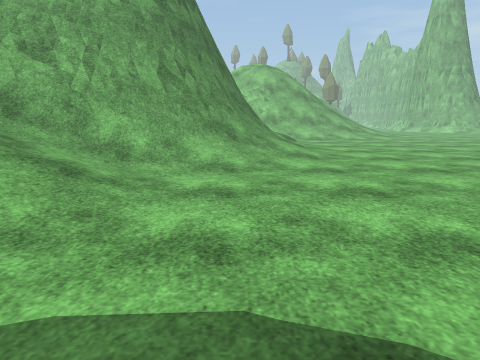
[1] (above)

19 first-person views from a walk through a Unity game level. The camera is 1.2 m above the floor, tilts 10° down and sees 70° across. The floor is counted in squares, 1 m on a side. Each view is taken from the middle of a square. On the plan, view 1 faces up. The plan holds only what a view shows up to about 14 squares ahead; the rest is blank. The place goes on beyond the plan. The player character is not drawn. Some animated figures are not drawn. Some surface patterns are stand-ins.

[2]
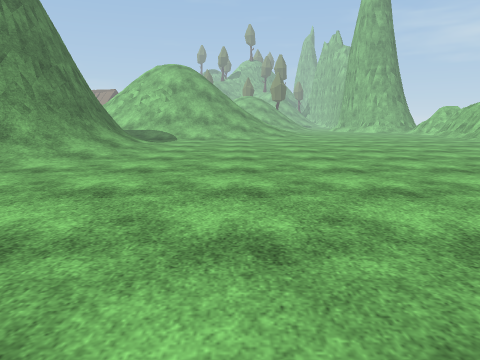

[3]
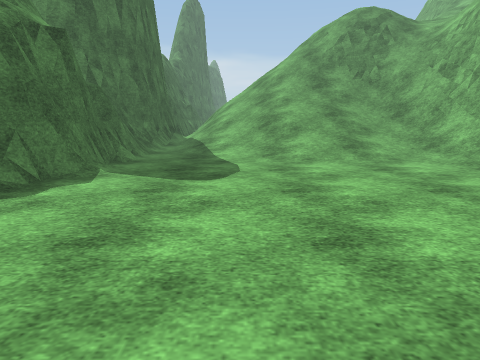

[4]
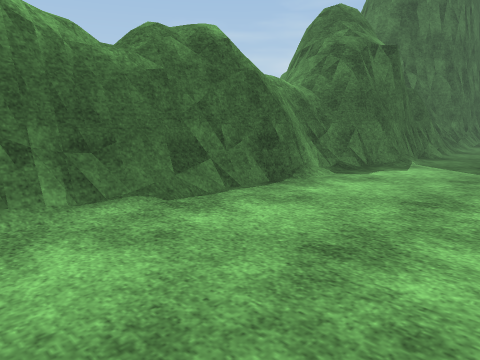

[5]
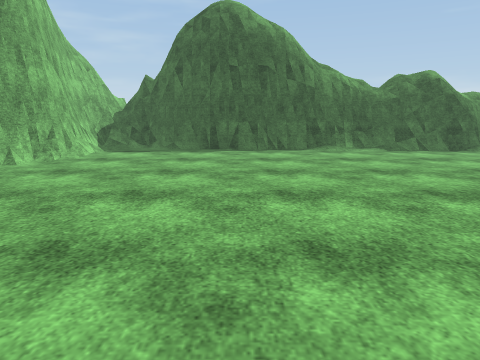

[6]
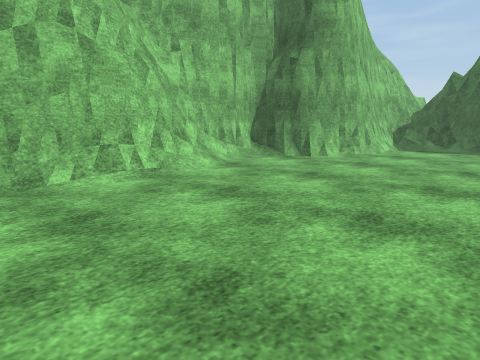

[7]
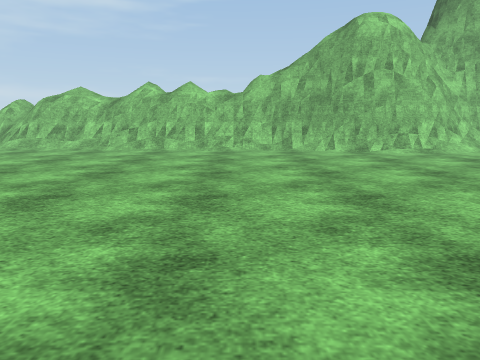

[8]
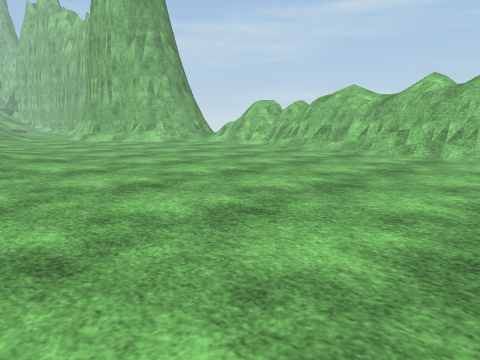

[9]
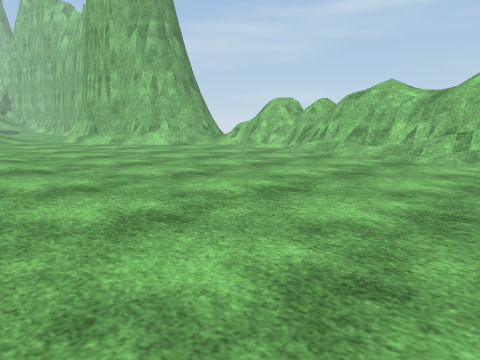

[10]
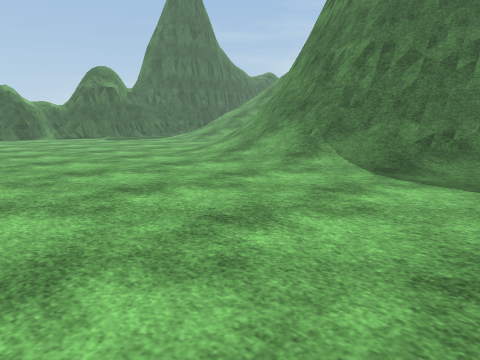

[11]
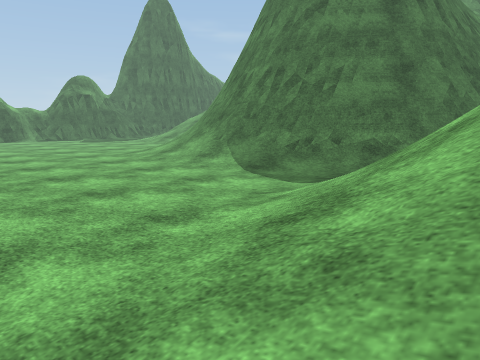

[12]
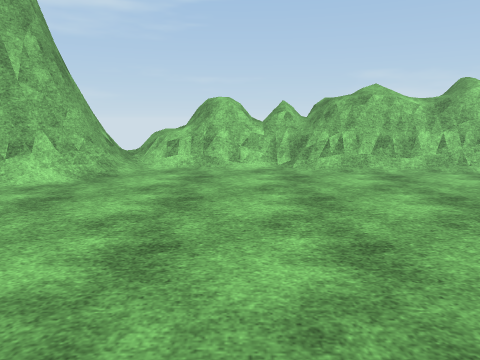

[13]
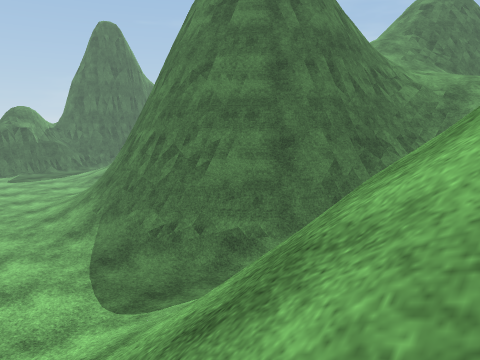

[14]
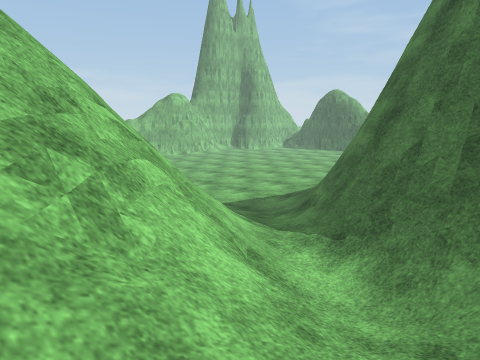

[15]
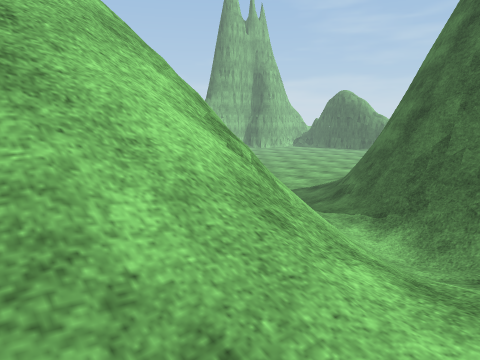

[16]
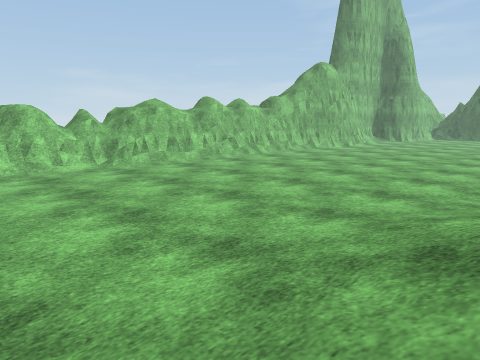

[17]
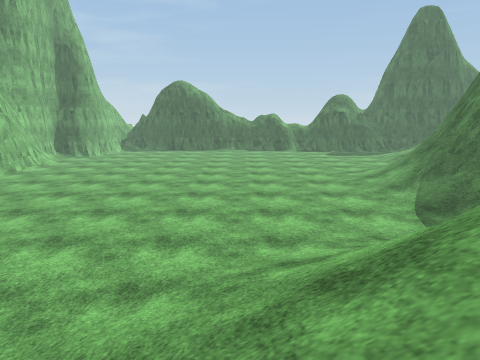

[18]
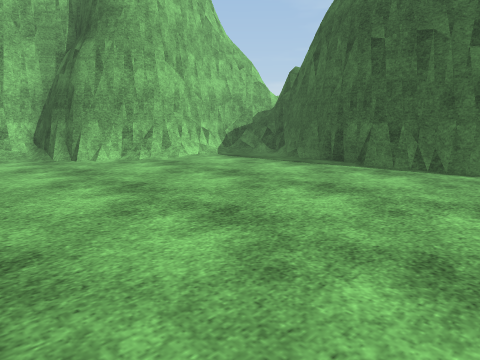

[19]
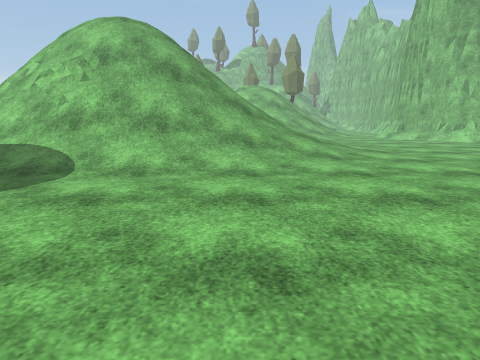

### Floor plan
Key: @ floor where view 1 was taken; # wall or solid block; . main floor; : floor 0.25 m higher than the main floor; + floor 0.5 m higher than the main floor; * floor 2 m higher than the main floor; / step, stairs or slope; = window, fence, low wall or low ledge; ^ raised ledge; v drop or lower ground; O other object.
Columns run from 6 left of view 1 to 23 right of it. Each row starts with its distance up from view 1.
 31 ////           /  ........=#==
 30 *////           //..........O
 29 */////         ///..........#=
 28 ////////////  ////..........##
 27  ///==////////////..........##
 26  ///#=v=//////////..........=^
 25  /////==/////////:........./=#
 24  //+/////////////........../##
 23 ===/////////////.........../#
 22 ####///////////............/#
 21   ###=/:////.............../#
 20     ##//...................=#
 19      ##/...................##
 18      ##=/..................##
 17       #=/..................#
 16       #=/..................#
 15       #=/..................#
 14       #//..................#
 13      ##//..................#
 12     ###//..................#
 11 #####=///.................=#
 10 ==##=///..................##
  9 ///////...................##
  8 //////....................##
  7 ////......................=#
  6 /////...................../##
  5 /////......................##
  4 ////......................./#
  3 ////......................=##
  2 ///......................####
  1 ///......................##
  0 //....@..................#
 -1 /........................#
 -2 ########=................#
 -3        ###############...#
 -4                      ###=#
 -5                        ###

Where each view was taken, in squares from view 1:
view 1: 0 up, 0 right, facing up
view 2: 0 up, 7 right, facing up
view 3: 2 up, 8 right, facing left
view 4: 2 up, 10 right, facing down-left
view 5: 11 up, 13 right, facing down
view 6: 12 up, 13 right, facing down-right
view 7: 15 up, 7 right, facing right
view 8: 15 up, 9 right, facing up-right
view 9: 17 up, 10 right, facing up-right
view 10: 21 up, 10 right, facing down-left
view 11: 25 up, 10 right, facing down-left
view 12: 27 up, 11 right, facing right
view 13: 27 up, 6 right, facing down-left
view 14: 29 up, 6 left, facing down-right
view 15: 31 up, 6 left, facing down-right
view 16: 31 up, 9 right, facing down-right
view 17: 28 up, 8 right, facing down
view 18: 6 up, 9 right, facing down-right
view 19: 13 up, 7 right, facing up
